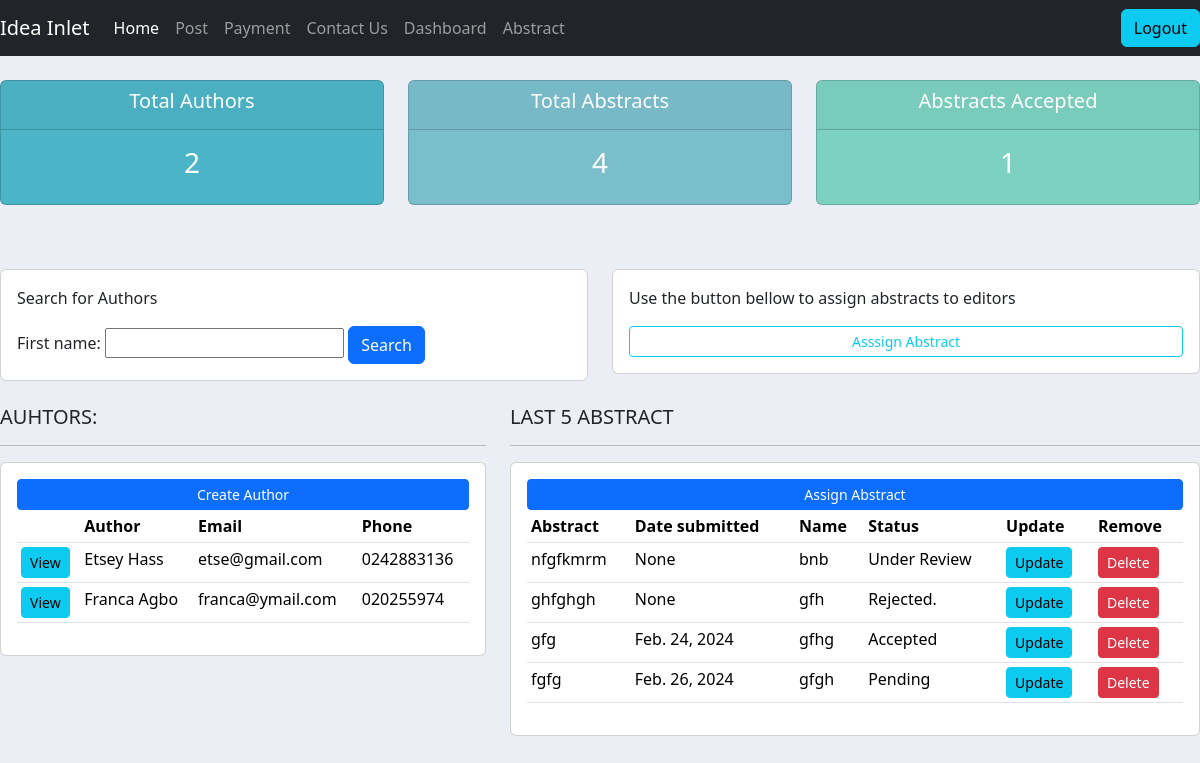
The app's page /reviewer/ (signed in) with its own data.
### abstract/models.py (models this page shows, shortened)
class Author(models.Model):
    TITLE = (
        ("Mr.", "Mr."),
        ("Mrs", "Mrs."),
        ("Dr.", "Dr."),
        ("Prof.", "Prof."),
    )
    GENDER = (
       ("Male", "Male"),
        ("Female", "Female"),
        ("Other", "Other"),
    )
    user = models.OneToOneField(User, null=True, on_delete=models.CASCADE)
    title = models.CharField(max_length=50, choices=TITLE)
    first_name = models.CharField(max_length=200, null=True)
    last_name = models.CharField(max_length=200, null=True)
    gender = models.CharField(max_length=50, choices=GENDER)
    phone = models.CharField(max_length=200, null=True)
    email = models.EmailField(max_length=200, null=True)
    profession = models.CharField(max_length=200, null=True)
    organization = models.CharField(max_length=200, null=True)
    address = models.CharField(max_length=300, null=True)
    bio = models.TextField(max_length=600, null=True, blank=True)
    date_created = models.DateTimeField(auto_now_add=True, null=True)

class Abstract(models.Model):
    STATUS = (
        ("Pending", "Pending"),
        ("Under Review", "Under Review"),
        ("Accepted", "Accepted"),
        ("Rejected.", "Rejected"),
    )
    title = models.CharField(max_length=200, null=True)
    abstract_body = models.TextField(max_length=600, null=True)
    keywords = models.CharField(max_length=300, null=True)
    author_name = models.CharField(max_length=200, null=True)
    author_email = models.EmailField(max_length=200, null=True)
    author_affiliation = models.CharField(max_length=200, null=True)
    presenter_name = models.CharField(max_length=200, null=True)
    presenter_email = models.EmailField(max_length=200, null=True)
    date_created = models.DateField(auto_now_add=True, null=True)
    date_updated = models.DateField(auto_now=True, null=True)
    upload = models.FileField(upload_to="uploads/%Y/%m/%d/", blank=True)
    status = models.CharField(max_length=50, choices=STATUS, default='Pending')
    topics = models.ManyToManyField(Topic)
    presentation_preference = models.ManyToManyField(Presentation_type)
    event = models.ForeignKey(Event, null=True, on_delete=models.SET_NULL)
    author = models.ForeignKey(Author, null=True, on_delete=models.SET_NULL)
    editors = models.ManyToManyField(Group, related_name='assigned_abstracts', blank=True)

### abstract/decorators.py (the view)
        def wrapper_func(request, *args, **kwargs):
            group = None
            if request.user.groups.exists():
                group = request.user.groups.all()[0].name
            if group in allowed_roles:
                return  view_func(request, *args, **kwargs)
            else:
                return render(request, 'abstract/authorize.html')

### abstract/views.py (called while the page is built)
@login_required(login_url='login')
@allowed_users(allowed_roles=['reviewer'])
def reviewer(request):
    authors = Author.objects.all()
    abstracts = Abstract.objects.all()
    total_author = authors.count()
    total_abstract = abstracts.count()
    accepted = abstracts.filter(status='Accepted').count
    myfilter = AuthorFilter(request.GET, queryset=authors)
    authors = myfilter.qs
    absfilter = AbstractFilter(request.GET, queryset=abstracts)
    abstracts = absfilter.qs
    context = {'authors': authors, 'abstracts': abstracts,
               'total_author':total_author, 'total_abstract':total_abstract,
               'accepted': accepted, 'myfilter': myfilter, 'absfilter': absfilter}
    return render(request, 'abstract/reviewer.html', context)

### abstract/templates/abstract/reviewer.html
{%  extends 'abstract/main.html' %}
{% block content %}
{%  include 'abstract/status.html' %}
<br>
<br>
<div class="row">
    <div class="col">
        <div class="card card-body">
            <form method="get">
				<p> Search for Authors </p>
				{{myfilter.form}}
            <button class="btn btn-primary" type="submit">Search</button>
          </form>
        </div>
    </div>
	<div class="col">
        <div class="card card-body">
			<p> Use the button bellow to assign abstracts to editors</p>
				<a class="btn btn-outline-info  btn-sm btn-block" href="{% url 'assign_abstract' %}">Asssign Abstract</a>
        </div>
    </div>
</div>
<br>
<div class="row">
	<div class="col-md-5">
		<h5>AUHTORS:</h5>
		<hr>
		<div class="card card-body">
			<a class="btn btn-primary  btn-sm btn-block" href="">Create Author</a>
			<table class="table table-sm">
				<tr>
					<th></th>
					<th>Author</th>
					<th>Email</th>
					<th>Phone</th>
				</tr>
				{% for author in authors %}
                <tr>
					<td><a class="btn btn-sm btn-info" href="{% url 'author' author.id %}">View</a></td>
                    <td>{{ author.first_name }} {{ author.last_name }}</td>
                    <td>{{ author.email }}</td>
					<td>{{ author.phone }}</td>
                </tr>
                {% endfor %}
			</table>
		</div>
	</div>
	<div class="col-md-7">
		<h5>LAST 5 ABSTRACT</h5>
		<hr>
		<div class="card card-body">
			<a class="btn btn-primary  btn-sm btn-block" href="{% url 'assign_abstract' %}">Assign Abstract</a>
			<table class="table table-sm">
				<tr>
					<th>Abstract</th>
					<th>Date submitted</th>
					<th>Name</th>
					<th>Status</th>
					<th>Update</th>
					<th>Remove</th>
				</tr>
				{% for abstract in abstracts %}
                <tr>
                    <td>{{ abstract.title }} </td>
                    <td>{{ abstract.date_created }}</td>
					<td>{{ abstract.author_name }}</td>
					<td>{{ abstract.status }}</td>
					<td><a class= "btn btn-sm btn-info" href="{% url 'update_abstract' abstract.id %}"> Update </a></td>
					<td><a class= "btn btn-sm btn-danger" href="{% url 'delete_abstract' abstract.id %}"> Delete </a></td>
                </tr>
                {% endfor %}
			</table>
		</div>
	</div>
</div>
{% endblock %}

### abstract/templates/abstract/main.html (shortened to what this page needs)
{% load static %}
<!DOCTYPE html>
<html lang="en">
<head>
    <link href="https://cdn.jsdelivr.net/npm/bootstrap@5.3.2/dist/css/bootstrap.min.css" rel="stylesheet">
    <link rel="stylesheet"  href="{% static 'css/main.css' %}">
</head>
<body>
    {% include 'abstract/navbar.html'%}
    {% block content %}
    {% endblock %}
</body>
</html>

### abstract/templates/abstract/navbar.html (shortened to what this page needs)
{% load static %}
<nav class="navbar navbar-expand-lg navbar-dark bg-dark">
  <a class="navbar-brand" href="{% url 'home' %}">Idea Inlet</a>
  <div class="collapse navbar-collapse" id="navbarNavAltMarkup">
    <ul class="navbar-nav">
        <a class="nav-item nav-link active" href="{% url 'home' %}">Home</a>
        <a class="nav-item nav-link" href="#">Post</a>
        <a class="nav-item nav-link" href="{% url 'place-order' %}">Payment</a>
        <a class="nav-item nav-link" href="{% url 'contact' %}">Contact Us</a>
      {% if not user.is_authenticated %}
        <a class="nav-item nav-link" href="{% url 'register' %}">Register</a>
        <a class="nav-item nav-link" href="{% url 'login' %}">Login</a>
      {% else %}
        {% if  request.user.is_staff %}
        <a class="nav-item nav-link" href="{% url 'reviewer' %}">Dashboard</a>
        <a class="nav-item nav-link" href="{% url 'abstract' %}">Abstract</a>
        {% endif %}
      </ul>
    </div>
    <span><a class="btn btn-info" href="{% url 'logout' %}"> Logout</a>
      </span>
    {% endif %}
</nav>

### abstract/templates/abstract/status.html
<br>
<div class="row">
 <div class="col">
  <div class="col-md">
   <div class="card text-center text-white  mb-3" id="total-orders">
      <div class="card-header">
       <h5 class="card-title">Total Authors</h5>
      </div>
      <div class="card-body">
        <h3 class="card-title"> {{total_author}} </h3>
      </div>
   </div>
  </div>
 </div>
 <div class="col">
  <div class="col-md">
   <div class="card text-center text-white  mb-3" id="orders-delivered">
      <div class="card-header">
       <h5 class="card-title">Total Abstracts</h5>
      </div>
      <div class="card-body">
        <h3 class="card-title">{{total_abstract}}</h3>
      </div>
   </div>
  </div>
 </div>
 <div class="col">
  <div class="col-md">
   <div class="card text-center text-white  mb-3" id="orders-pending">
      <div class="card-header">
       <h5 class="card-title">Abstracts Accepted</h5>
      </div>
      <div class="card-body">
        <h3 class="card-title">{{accepted}}</h3>
      </div>
   </div>
  </div>
 </div>
</div>

### abstract/static/css/main.css (style rules this page uses)
body { background-color: #ebeff5; }
#total-orders { background-color: #4cb4c7; }
#orders-delivered { background-color: #7abecc; }
#orders-pending { background-color: #7CD1C0; }

### records on screen
Author: first_name "Etsey", last_name "Hass", email "etse@gmail.com", phone "0242883136"
Author: first_name "Franca", last_name "Agbo", email "franca@ymail.com", phone "020255974"
Abstract: title "nfgfkmrm", date_created "None", author_name "bnb", status "Under Review"
Abstract: title "ghfghgh", date_created "None", author_name "gfh", status "Rejected."
Abstract: title "gfg", date_created "Feb. 24, 2024", author_name "gfhg", status "Accepted"
Abstract: title "fgfg", date_created "Feb. 26, 2024", author_name "gfgh", status "Pending"

### other values on screen
{{ total_author }} "2"
{{ total_abstract }} "4"
{{ accepted }} "1"
